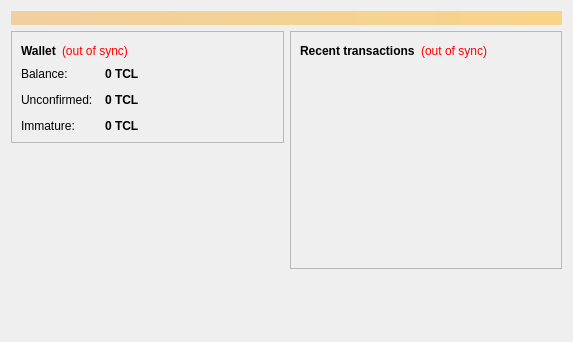
<?xml version="1.0" encoding="UTF-8"?>
<ui version="4.0">
 <class>OverviewPage</class>
 <widget class="QWidget" name="OverviewPage">
  <property name="geometry">
   <rect>
    <x>0</x>
    <y>0</y>
    <width>573</width>
    <height>342</height>
   </rect>
  </property>
  <property name="windowTitle">
   <string>Form</string>
  </property>
  <layout class="QVBoxLayout" name="topLayout">
   <item>
    <widget class="QLabel" name="labelAlerts">
     <property name="visible">
      <bool>false</bool>
     </property>
     <property name="styleSheet">
      <string notr="true">background-color: qlineargradient(x1: 0, y1: 0, x2: 1, y2: 0, stop:0 #F0D0A0, stop:1 #F8D488); color:#000000;</string>
     </property>
     <property name="wordWrap">
      <bool>true</bool>
     </property>
     <property name="margin">
      <number>3</number>
     </property>
    </widget>
   </item>
   <item>
    <layout class="QHBoxLayout" name="horizontalLayout" stretch="1,1">
     <item>
      <layout class="QVBoxLayout" name="verticalLayout_2">
       <item>
        <widget class="QFrame" name="frame">
         <property name="frameShape">
          <enum>QFrame::StyledPanel</enum>
         </property>
         <property name="frameShadow">
          <enum>QFrame::Raised</enum>
         </property>
         <layout class="QVBoxLayout" name="verticalLayout_4">
          <item>
           <layout class="QHBoxLayout" name="horizontalLayout_4">
            <item>
             <widget class="QLabel" name="label_5">
              <property name="font">
               <font>
                <weight>75</weight>
                <bold>true</bold>
               </font>
              </property>
              <property name="text">
               <string>Wallet</string>
              </property>
             </widget>
            </item>
            <item>
             <widget class="QLabel" name="labelWalletStatus">
              <property name="toolTip">
               <string>The displayed information may be out of date. Your wallet automatically synchronizes with the Thaiclubcoin network after a connection is established, but this process has not completed yet.</string>
              </property>
              <property name="styleSheet">
               <string notr="true">QLabel { color: red; }</string>
              </property>
              <property name="text">
               <string notr="true">(out of sync)</string>
              </property>
              <property name="alignment">
               <set>Qt::AlignLeading|Qt::AlignLeft|Qt::AlignVCenter</set>
              </property>
             </widget>
            </item>
            <item>
             <spacer name="horizontalSpacer_2">
              <property name="orientation">
               <enum>Qt::Horizontal</enum>
              </property>
              <property name="sizeHint" stdset="0">
               <size>
                <width>40</width>
                <height>20</height>
               </size>
              </property>
             </spacer>
            </item>
           </layout>
          </item>
          <item>
           <layout class="QFormLayout" name="formLayout_2">
            <property name="fieldGrowthPolicy">
             <enum>QFormLayout::AllNonFixedFieldsGrow</enum>
            </property>
            <property name="horizontalSpacing">
             <number>12</number>
            </property>
            <property name="verticalSpacing">
             <number>12</number>
            </property>
            <item row="0" column="0">
             <widget class="QLabel" name="label">
              <property name="text">
               <string>Balance:</string>
              </property>
             </widget>
            </item>
            <item row="0" column="1">
             <widget class="QLabel" name="labelBalance">
              <property name="font">
               <font>
                <weight>75</weight>
                <bold>true</bold>
               </font>
              </property>
              <property name="cursor">
               <cursorShape>IBeamCursor</cursorShape>
              </property>
              <property name="toolTip">
               <string>Your current balance</string>
              </property>
              <property name="text">
               <string notr="true">0 TCL</string>
              </property>
              <property name="textInteractionFlags">
               <set>Qt::LinksAccessibleByMouse|Qt::TextSelectableByKeyboard|Qt::TextSelectableByMouse</set>
              </property>
             </widget>
            </item>
            <item row="1" column="0">
             <widget class="QLabel" name="label_3">
              <property name="text">
               <string>Unconfirmed:</string>
              </property>
             </widget>
            </item>
            <item row="1" column="1">
             <widget class="QLabel" name="labelUnconfirmed">
              <property name="font">
               <font>
                <weight>75</weight>
                <bold>true</bold>
               </font>
              </property>
              <property name="cursor">
               <cursorShape>IBeamCursor</cursorShape>
              </property>
              <property name="toolTip">
               <string>Total of transactions that have yet to be confirmed, and do not yet count toward the current balance</string>
              </property>
              <property name="text">
               <string notr="true">0 TCL</string>
              </property>
              <property name="textInteractionFlags">
               <set>Qt::LinksAccessibleByMouse|Qt::TextSelectableByKeyboard|Qt::TextSelectableByMouse</set>
              </property>
             </widget>
            </item>
            <item row="2" column="0">
             <widget class="QLabel" name="labelImmatureText">
              <property name="text">
               <string>Immature:</string>
              </property>
             </widget>
            </item>
            <item row="2" column="1">
             <widget class="QLabel" name="labelImmature">
              <property name="font">
               <font>
                <weight>75</weight>
                <bold>true</bold>
               </font>
              </property>
              <property name="toolTip">
               <string>Mined balance that has not yet matured</string>
              </property>
              <property name="text">
               <string notr="true">0 TCL</string>
              </property>
              <property name="textInteractionFlags">
               <set>Qt::LinksAccessibleByMouse|Qt::TextSelectableByKeyboard|Qt::TextSelectableByMouse</set>
              </property>
             </widget>
            </item>
           </layout>
          </item>
         </layout>
        </widget>
       </item>
       <item>
        <spacer name="verticalSpacer">
         <property name="orientation">
          <enum>Qt::Vertical</enum>
         </property>
         <property name="sizeHint" stdset="0">
          <size>
           <width>20</width>
           <height>40</height>
          </size>
         </property>
        </spacer>
       </item>
      </layout>
     </item>
     <item>
      <layout class="QVBoxLayout" name="verticalLayout_3">
       <item>
        <widget class="QFrame" name="frame_2">
         <property name="frameShape">
          <enum>QFrame::StyledPanel</enum>
         </property>
         <property name="frameShadow">
          <enum>QFrame::Raised</enum>
         </property>
         <layout class="QVBoxLayout" name="verticalLayout">
          <item>
           <layout class="QHBoxLayout" name="horizontalLayout_2">
            <item>
             <widget class="QLabel" name="label_4">
              <property name="text">
               <string>&lt;b&gt;Recent transactions&lt;/b&gt;</string>
              </property>
             </widget>
            </item>
            <item>
             <widget class="QLabel" name="labelTransactionsStatus">
              <property name="toolTip">
               <string>The displayed information may be out of date. Your wallet automatically synchronizes with the Thaiclubcoin network after a connection is established, but this process has not completed yet.</string>
              </property>
              <property name="styleSheet">
               <string notr="true">QLabel { color: red; }</string>
              </property>
              <property name="text">
               <string notr="true">(out of sync)</string>
              </property>
              <property name="alignment">
               <set>Qt::AlignRight|Qt::AlignTrailing|Qt::AlignVCenter</set>
              </property>
             </widget>
            </item>
            <item>
             <spacer name="horizontalSpacer">
              <property name="orientation">
               <enum>Qt::Horizontal</enum>
              </property>
              <property name="sizeHint" stdset="0">
               <size>
                <width>40</width>
                <height>20</height>
               </size>
              </property>
             </spacer>
            </item>
           </layout>
          </item>
          <item>
           <widget class="QListView" name="listTransactions">
            <property name="styleSheet">
             <string notr="true">QListView { background: transparent; }</string>
            </property>
            <property name="frameShape">
             <enum>QFrame::NoFrame</enum>
            </property>
            <property name="verticalScrollBarPolicy">
             <enum>Qt::ScrollBarAlwaysOff</enum>
            </property>
            <property name="horizontalScrollBarPolicy">
             <enum>Qt::ScrollBarAlwaysOff</enum>
            </property>
            <property name="selectionMode">
             <enum>QAbstractItemView::NoSelection</enum>
            </property>
           </widget>
          </item>
         </layout>
        </widget>
       </item>
       <item>
        <spacer name="verticalSpacer_2">
         <property name="orientation">
          <enum>Qt::Vertical</enum>
         </property>
         <property name="sizeHint" stdset="0">
          <size>
           <width>20</width>
           <height>40</height>
          </size>
         </property>
        </spacer>
       </item>
      </layout>
     </item>
    </layout>
   </item>
  </layout>
 </widget>
 <resources/>
 <connections/>
</ui>
